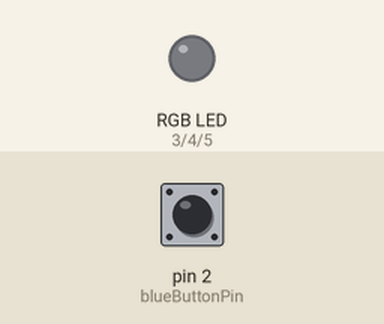
The sketch below on a simulated Arduino Uno, built with avr-gcc and run on an emulated ATmega328P. On the bench: an RGB LED mixed from three pins (HIGH = lit). The test bench sets the inputs (shaded band); at power-on: pin 2 (blueButtonPin) LOW. Dim RGB values are drawn brighter than linear.

Above: at 1.2 s.
1.3 s: pin 2 (blueButtonPin) pulled HIGH for 0.15 s
At 1.45 s:
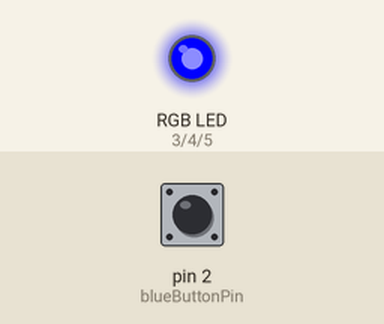
4.3 s: pin 2 (blueButtonPin) pulled HIGH for 1 s
At 7.61 s:
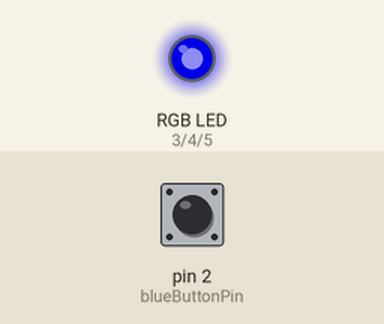
Timing chart, 0 to 14.7 s (numbered marks = the images above; inputs shaded):
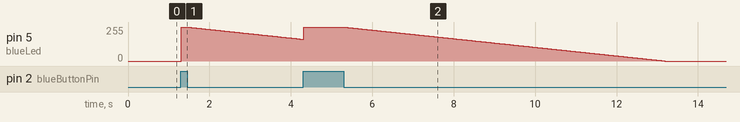

The sketch:

Intervals001.ino
```cpp
/*
  A demonstration of how to manage output tasks on different time intervals
  using the millis() function

  created 25 Oct 2018
  by Tom Igoe

*/

// set pin numbers for three buttons, and three LEDs.
// the LEDs should be om PWM pins.
const int redButtonPin = 0;
const int greenButtonPin = 1;
const int blueButtonPin = 2;
const int redLed = 3;
const int greenLed = 4;
const int blueLed = 5;

// create variables for LED brightnesses:
int redBrightness, greenBrightness, blueBrightness = 0;

// create variables for LED fade timestamps:
long lastRedFade, lastGreenFade, lastBlueFade = 0;

// create variables for LED fade intervals:
long redInterval = 20;
long greenInterval = 10;
long blueInterval = 30;

void setup() {
  // set the input and output pin modes:
  pinMode(redButtonPin, INPUT);
  pinMode(greenButtonPin, INPUT);
  pinMode(blueButtonPin, INPUT);

  pinMode(redLed, OUTPUT);
  pinMode(greenLed, OUTPUT);
  pinMode(blueLed, OUTPUT);
  Serial.begin(9600);
}

void loop() {
  // read the pushbuttons:
  int redButtonState = digitalRead(redButtonPin);
  int greenButtonState = digitalRead(greenButtonPin);
  int blueButtonState = digitalRead(blueButtonPin);


  // if any button is pressed,
  // bump the corresponding LED brightness to full:
  if (redButtonState == HIGH) {
    redBrightness = 255;
  }
  if (greenButtonState == HIGH) {
    greenBrightness = 255;
  }
  if (blueButtonState == HIGH) {
    blueBrightness = 255;
  }

  // get the current time in millis:
  long now = millis();

  // fade the LEDs at three separate rates:
  // if the interval between fade steps has passed:
  if (now - lastRedFade > redInterval) {
    // if brightness > 0, decrement it by one:
    redBrightness = max(redBrightness--, 0);
    analogWrite(redLed, redBrightness);
    // save the current time for next interval comparison:
    lastRedFade = now;
  }
  if (now - lastGreenFade > greenInterval) {
    greenBrightness = max(greenBrightness--, 0);
    analogWrite(greenLed, greenBrightness);
    lastGreenFade = now;
  }
  if (now - lastBlueFade > blueInterval) {
    blueBrightness = max(blueBrightness--, 0);
    analogWrite(blueLed, blueBrightness);
    lastBlueFade = now;
  }
}
```
